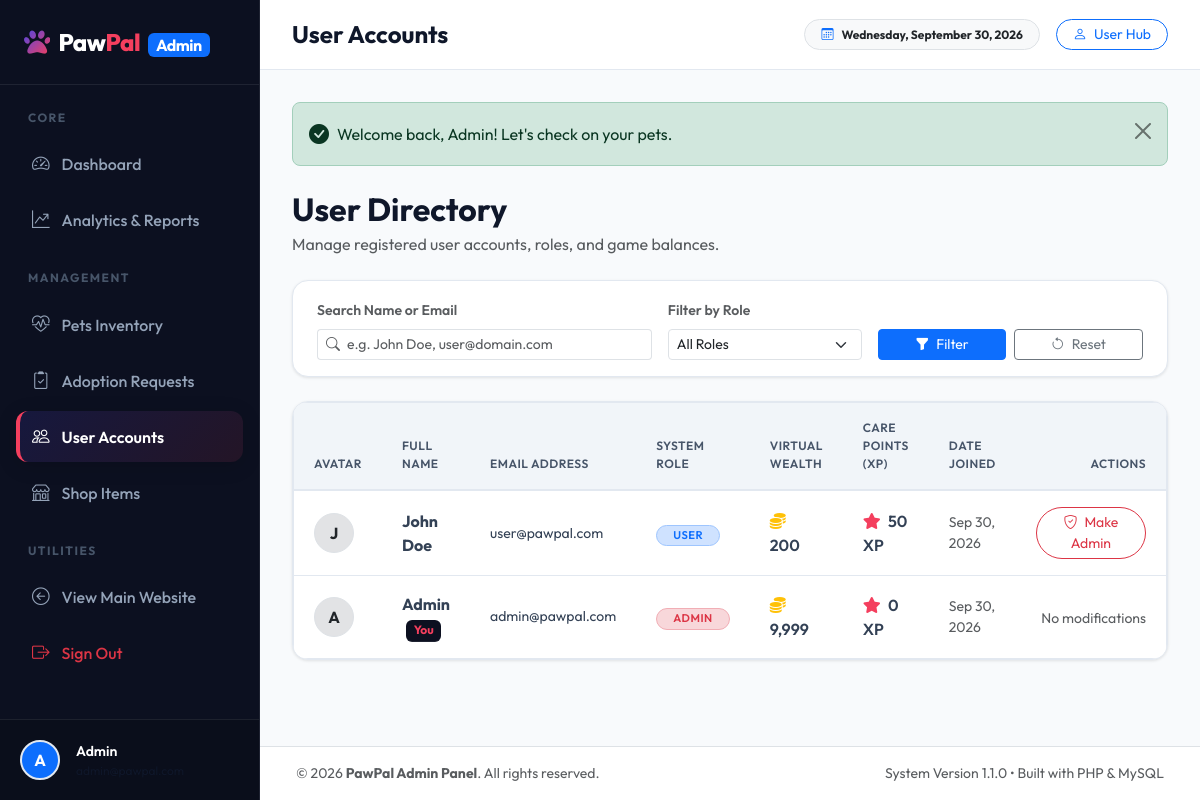
The page /admin/users.php (signed in) on the database its author committed.
### tables this page shows
CREATE TABLE users (
    id INT AUTO_INCREMENT PRIMARY KEY,
    name VARCHAR(100) NOT NULL,
    email VARCHAR(120) UNIQUE NOT NULL,
    password VARCHAR(255) NOT NULL,
    role ENUM('user','admin') DEFAULT 'user',
    coins INT DEFAULT 100,
    points INT DEFAULT 0,
    avatar VARCHAR(255) DEFAULT NULL,
    created_at TIMESTAMP DEFAULT CURRENT_TIMESTAMP,
    updated_at TIMESTAMP DEFAULT CURRENT_TIMESTAMP ON UPDATE CURRENT_TIMESTAMP
);

### includes/functions.php (called while the page is built, shortened)
<?php
function isLoggedIn() {
    return isset($_SESSION['user_id']);
}
function getCurrentUser($pdo) {
    $stmt = $pdo->prepare("SELECT * FROM users WHERE id = ?");
    $stmt->execute([$_SESSION['user_id']]);
    return $stmt->fetch();
}
function sanitize($data) {
    return htmlspecialchars(trim($data), ENT_QUOTES, 'UTF-8');
}
function getFlash() {
    if (isset($_SESSION['flash'])) {
        $flash = $_SESSION['flash'];
        return $flash;
    }
    return null;
}

### admin/users.php (the view, shortened to what this page needs)
<?php
require_once __DIR__ . '/../includes/functions.php';
global $pdo;
$current_admin_id = $_SESSION['user_id'];
$search = isset($_GET['search']) ? trim($_GET['search']) : '';
$params = [];
$sql = "SELECT * FROM users";
$sql .= " ORDER BY id DESC";
try {
    $stmt = $pdo->prepare($sql);
    $stmt->execute($params);
    $users = $stmt->fetchAll();
} catch (PDOException $e) {
    die("Database query error: " . $e->getMessage());
}
$page_title = 'User Accounts';
require_once __DIR__ . '/includes/admin_header.php';
?>
<div class="d-flex flex-wrap justify-content-between align-items-center mb-4 gap-3">
    <div>
        <h2 class="fw-bold mb-1">User Directory</h2>
        <p class="text-muted mb-0">Manage registered user accounts, roles, and game balances.</p>
    </div>
</div>
<div class="admin-card mb-4">
    <div class="card-body py-3">
        <form method="GET" action="" class="row g-3 align-items-end">
            <div class="col-md-5">
                <label class="form-label small fw-semibold text-muted">Search Name or Email</label>
                <div class="input-group input-group-sm">
                    <span class="input-group-text bg-white border-end-0 text-muted"><i class="bi bi-search"></i></span>
                    <input type="text" name="search" class="form-control border-start-0 ps-0" placeholder="e.g. John Doe, user@domain.com" value="<?php echo sanitize($search); ?>">
                </div>
            </div>
            <div class="col-md-3">
                <label class="form-label small fw-semibold text-muted">Filter by Role</label>
                <select name="role" class="form-select form-select-sm">
                    <option value="">All Roles</option>
                </select>
            </div>
            <div class="col-md-4 d-flex gap-2">
                <button type="submit" class="btn btn-sm btn-primary px-3 flex-grow-1">
                    <i class="bi bi-funnel-fill me-1"></i> Filter
                </button>
                <a href="<?php echo BASE_URL; ?>/admin/users.php" class="btn btn-sm btn-outline-secondary px-3 flex-grow-1">
                    <i class="bi bi-arrow-counterclockwise me-1"></i> Reset
                </a>
            </div>
        </form>
    </div>
</div>
<div class="admin-card">
    <div class="card-body p-0">
        <?php if (empty($users)): ?>
            <div class="text-center py-5 text-muted">
                <i class="bi bi-person-x fs-1 d-block mb-2 text-slate-300"></i>
                <h5>No Users Found</h5>
                <p class="mb-0">Try clearing filters or search for another query.</p>
            </div>
        <?php else: ?>
            <div class="table-responsive">
                <table class="table admin-table align-middle">
                    <thead>
                        <tr>
                            <th style="width: 80px;">Avatar</th>
                            <th>Full Name</th>
                            <th>Email Address</th>
                            <th>System Role</th>
                            <th>Virtual Wealth</th>
                            <th>Care Points (XP)</th>
                            <th>Date Joined</th>
                            <th class="text-end" style="width: 160px;">Actions</th>
                        </tr>
                    </thead>
                    <tbody>
                        <?php foreach ($users as $user): ?>
                            <tr>
                                <td>
                                    <?php if (!empty($user['avatar'])): ?>
                                        <img src="<?php echo BASE_URL . '/' . $user['avatar']; ?>" alt="Avatar" class="admin-avatar">
                                    <?php else: ?>
                                        <div class="admin-avatar bg-secondary-subtle text-dark fw-bold d-flex align-items-center justify-content-center border">
                                            <?php echo strtoupper(substr($user['name'], 0, 1)); ?>
                                        </div>
                                    <?php endif; ?>
                                </td>
                                <td>
                                    <span class="fw-bold text-slate-800"><?php echo sanitize($user['name']); ?></span>
                                    <?php if ($user['id'] === $current_admin_id): ?>
                                        <span class="badge bg-custom-dark text-accent ms-1">You</span>
                                    <?php endif; ?>
                                </td>
                                <td class="small text-slate-600">
                                    <?php echo sanitize($user['email']); ?>
                                </td>
                                <td>
                                    <span class="badge <?php echo $user['role'] === 'admin' ? 'bg-danger-subtle text-danger border border-danger-subtle' : 'bg-primary-subtle text-primary border border-primary-subtle'; ?> rounded-pill px-3 py-1 font-semibold text-uppercase" style="font-size: 0.7rem; letter-spacing: 0.5px;">
                                        <?php echo $user['role']; ?>
                                    </span>
                                </td>
                                <td>
                                    <span class="fw-semibold text-slate-800">
                                        <i class="fa-solid fa-coins text-warning me-1"></i>
                                        <?php echo number_format($user['coins']); ?>
                                    </span>
                                </td>
                                <td>
                                    <span class="fw-semibold text-slate-800">
                                        <i class="fa-solid fa-star text-accent me-1"></i>
                                        <?php echo number_format($user['points']); ?> XP
                                    </span>
                                </td>
                                <td class="small text-muted">
                                    <?php echo date('M d, Y', strtotime($user['created_at'])); ?>
                                </td>
                                <td class="text-end">
                                    <?php if ($user['id'] !== $current_admin_id): ?>
                                        <a href="<?php echo BASE_URL; ?>/admin/users.php?action=toggle_role&id=<?php echo $user['id']; ?>"
                                           class="btn btn-sm <?php echo $user['role'] === 'admin' ? 'btn-outline-warning' : 'btn-outline-danger'; ?> rounded-pill px-3"
                                           onclick="return confirm('Are you sure you want to change the role of <?php echo sanitize($user['name']); ?> to <?php echo $user['role'] === 'admin' ? 'Standard User' : 'Administrator'; ?>?');">
                                            <i class="bi <?php echo $user['role'] === 'admin' ? 'bi-shield-slash' : 'bi-shield-check'; ?> me-1"></i>
                                            <?php echo $user['role'] === 'admin' ? 'Revoke Admin' : 'Make Admin'; ?>
                                        </a>
                                    <?php else: ?>
                                        <span class="text-muted small">No modifications</span>
                                    <?php endif; ?>
                                </td>
                            </tr>
                        <?php endforeach; ?>
                    </tbody>
                </table>
            </div>
        <?php endif; ?>
    </div>
</div>
<?php
require_once __DIR__ . '/includes/admin_footer.php';
?>

### admin/includes/admin_header.php (shortened to what this page needs)
<?php
require_once __DIR__ . '/../../includes/functions.php';
global $pdo;
$admin_user = getCurrentUser($pdo);
$admin_name = $admin_user ? sanitize($admin_user['name']) : 'Admin';
$admin_email = $admin_user ? sanitize($admin_user['email']) : 'admin@pawpal.com';
$admin_avatar = ($admin_user && !empty($admin_user['avatar'])) ? BASE_URL . '/' . $admin_user['avatar'] : null;
$current_page = basename($_SERVER['PHP_SELF']);
?>
<!DOCTYPE html>
<html lang="en">
<head>
    <link rel="stylesheet" href="https://cdnjs.cloudflare.com/ajax/libs/font-awesome/6.4.0/css/all.min.css">
    <link rel="stylesheet" href="https://cdn.jsdelivr.net/npm/bootstrap-icons@1.11.3/font/bootstrap-icons.min.css">
    <link href="https://cdn.jsdelivr.net/npm/bootstrap@5.3.0/dist/css/bootstrap.min.css" rel="stylesheet">
    <link rel="stylesheet" href="<?php echo BASE_URL; ?>/assets/css/style.css">
    <link rel="stylesheet" href="<?php echo BASE_URL; ?>/assets/css/admin.css">
</head>
<body class="admin-body">
    <aside class="admin-sidebar" id="adminSidebar">
        <div class="brand-area d-flex align-items-center justify-content-between">
            <a class="d-flex align-items-center text-decoration-none" href="<?php echo BASE_URL; ?>/admin/dashboard.php">
                <i class="fa-solid fa-paw me-2 brand-icon"></i>
                <span class="brand-text text-white">Paw<span class="text-accent">Pal</span> <span class="badge bg-primary fs-6 py-1 px-2 ms-1">Admin</span></span>
            </a>
        </div>
        <nav class="sidebar-nav">
            <div class="nav-group-title">Core</div>
            <a href="<?php echo BASE_URL; ?>/admin/dashboard.php" class="nav-link <?php echo $current_page == 'dashboard.php' ? 'active' : ''; ?>">
                <i class="bi bi-speedometer2"></i>
                <span>Dashboard</span>
            </a>
            <a href="<?php echo BASE_URL; ?>/admin/reports.php" class="nav-link <?php echo $current_page == 'reports.php' ? 'active' : ''; ?>">
                <i class="bi bi-graph-up-arrow"></i>
                <span>Analytics & Reports</span>
            </a>
            <div class="nav-group-title mt-4">Management</div>
            <a href="<?php echo BASE_URL; ?>/admin/pets.php" class="nav-link <?php echo in_array($current_page, ['pets.php', 'add_pet.php', 'edit_pet.php']) ? 'active' : ''; ?>">
                <i class="bi bi-heart-pulse"></i>
                <span>Pets Inventory</span>
            </a>
            <a href="<?php echo BASE_URL; ?>/admin/adoption_requests.php" class="nav-link <?php echo $current_page == 'adoption_requests.php' ? 'active' : ''; ?>">
                <i class="bi bi-clipboard2-check"></i>
                <span>Adoption Requests</span>
            </a>
            <a href="<?php echo BASE_URL; ?>/admin/users.php" class="nav-link <?php echo $current_page == 'users.php' ? 'active' : ''; ?>">
                <i class="bi bi-people"></i>
                <span>User Accounts</span>
            </a>
            <a href="<?php echo BASE_URL; ?>/admin/items.php" class="nav-link <?php echo $current_page == 'items.php' ? 'active' : ''; ?>">
                <i class="bi bi-shop"></i>
                <span>Shop Items</span>
            </a>
            <div class="nav-group-title mt-4">Utilities</div>
            <a href="<?php echo BASE_URL; ?>/index.php" class="nav-link">
                <i class="bi bi-arrow-left-circle"></i>
                <span>View Main Website</span>
            </a>
            <a href="<?php echo BASE_URL; ?>/logout.php" class="nav-link text-danger">
                <i class="bi bi-box-arrow-right text-danger"></i>
                <span>Sign Out</span>
            </a>
        </nav>
        <div class="user-profile-widget d-flex align-items-center gap-3">
            <?php if ($admin_avatar): ?>
                <img src="<?php echo $admin_avatar; ?>" alt="Admin Avatar" class="admin-avatar">
            <?php else: ?>
                <div class="admin-avatar bg-primary text-white d-flex align-items-center justify-content-center fw-bold">
                    <?php echo strtoupper(substr($admin_name, 0, 1)); ?>
                </div>
            <?php endif; ?>
            <div class="d-flex flex-column text-truncate">
                <span class="text-white fw-semibold small text-truncate"><?php echo $admin_name; ?></span>
                <span class="text-muted-dark extra-small text-truncate" style="font-size: 0.75rem;"><?php echo $admin_email; ?></span>
            </div>
        </div>
    </aside>
    <div class="admin-wrapper">
        <header class="admin-header">
            <div class="d-flex align-items-center gap-3 w-100">
                <h4 class="mb-0 fw-bold d-none d-sm-block"><?php echo isset($page_title) ? $page_title : 'Admin Dashboard'; ?></h4>
                <div class="ms-auto d-flex align-items-center gap-3">
                    <span class="badge bg-light text-dark py-2 px-3 border rounded-pill d-none d-md-flex align-items-center gap-2">
                        <i class="bi bi-calendar3 text-primary"></i>
                        <span><?php echo date('l, F j, Y'); ?></span>
                    </span>
                    <a href="<?php echo BASE_URL; ?>/user/dashboard.php" class="btn btn-sm btn-outline-primary rounded-pill px-3">
                        <i class="bi bi-person me-1"></i> User Hub
                    </a>
                </div>
            </div>
        </header>
        <main class="admin-content">
            <?php $flash = getFlash(); if ($flash): ?>
                <div class="alert alert-<?php echo $flash['type']; ?> alert-dismissible fade show rounded-3 mb-4" role="alert">
                    <div class="d-flex align-items-center gap-2">
                        <?php if ($flash['type'] === 'success'): ?>
                            <i class="bi bi-check-circle-fill fs-5"></i>
                        <?php elseif ($flash['type'] === 'danger'): ?>
                            <i class="bi bi-x-circle-fill fs-5"></i>
                        <?php else: ?>
                            <i class="bi bi-exclamation-triangle-fill fs-5"></i>
                        <?php endif; ?>
                        <div><?php echo $flash['message']; ?></div>
                    </div>
                    <button type="button" class="btn-close" data-bs-dismiss="alert" aria-label="Close"></button>
                </div>
            <?php endif; ?>

### rows shown on the page
users: name "A", name "Admin", shows "You", email "admin@pawpal.com", role "ADMIN", coins "9,999", points "0", created_at "Sep 30, 2026", shows "No modifications"
users: name "J", name "John Doe", email "user@pawpal.com", role "USER", coins "200", points "50", created_at "Sep 30, 2026", shows "Make Admin"

### other values the page prints
$page_title "User Accounts"
$flash['message'] "Welcome back, Admin! Let's check on your pets."
